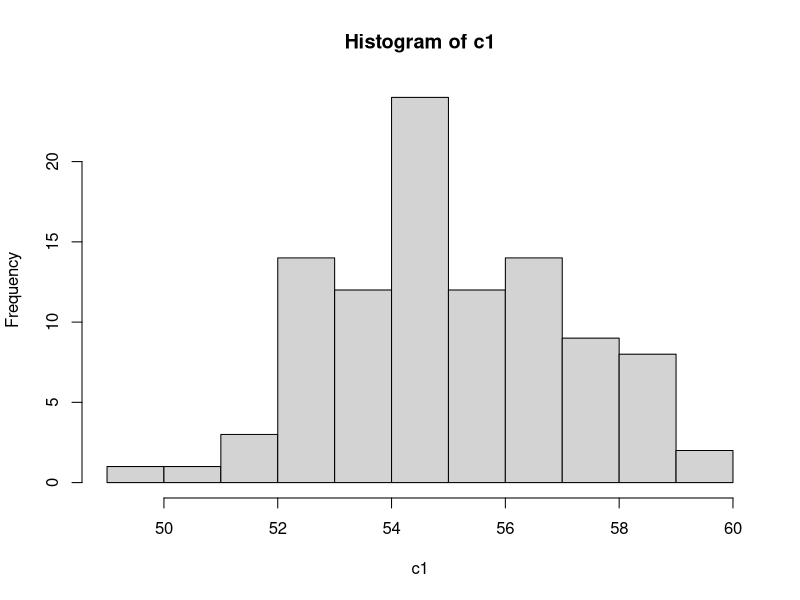
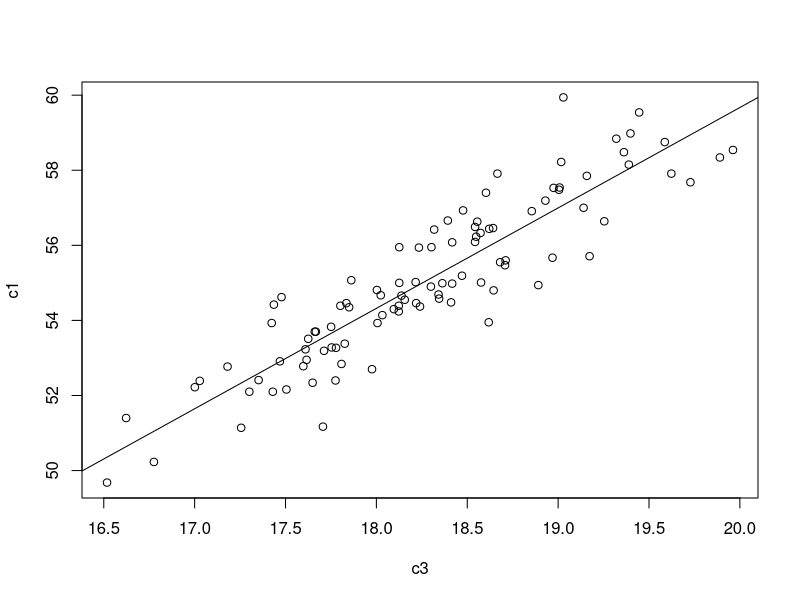
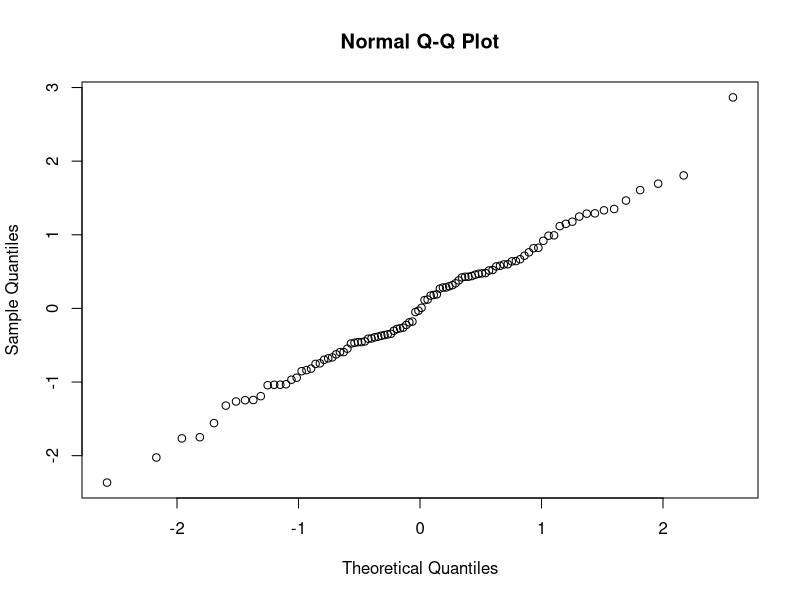
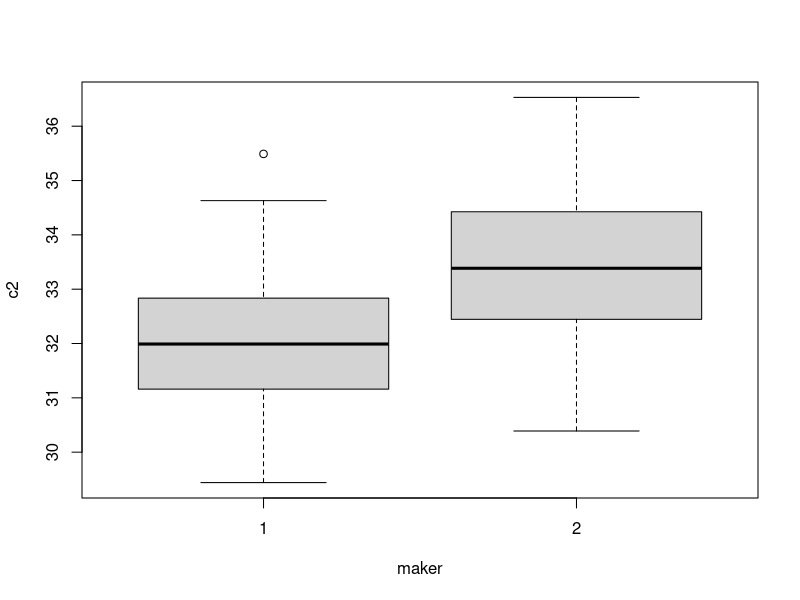
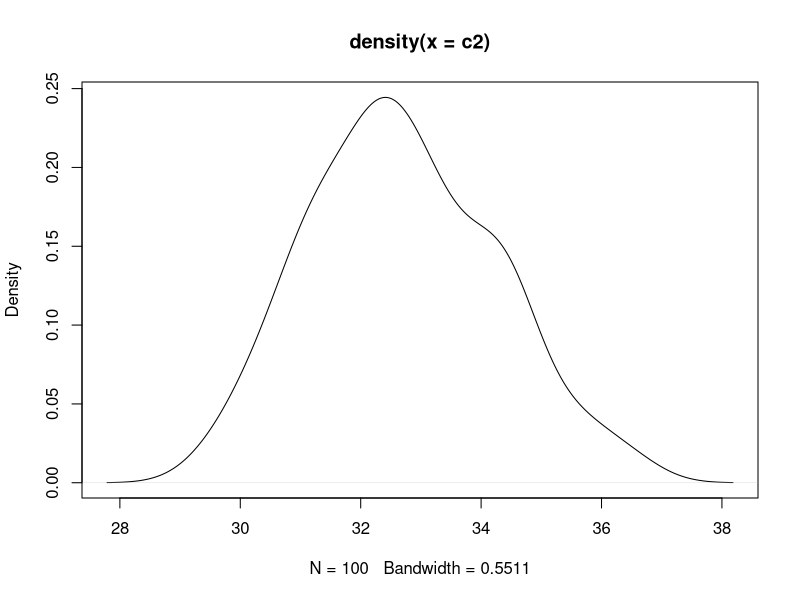
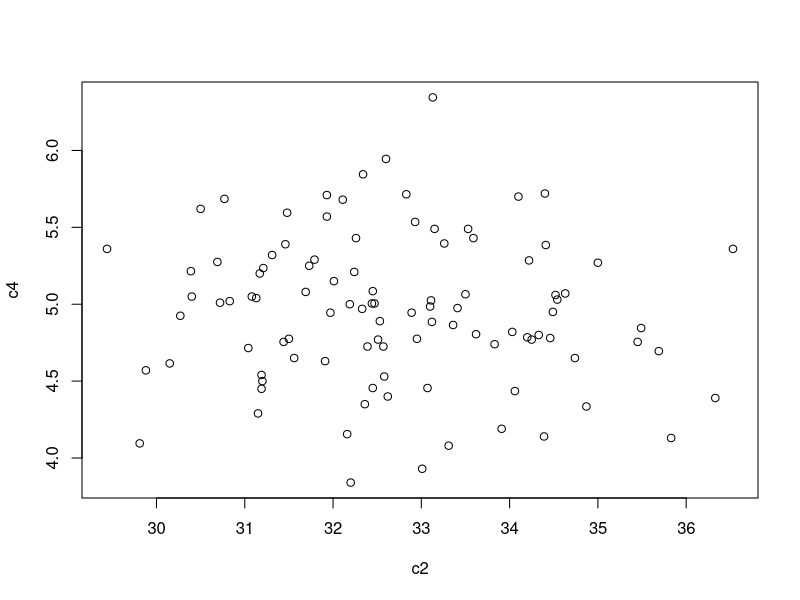
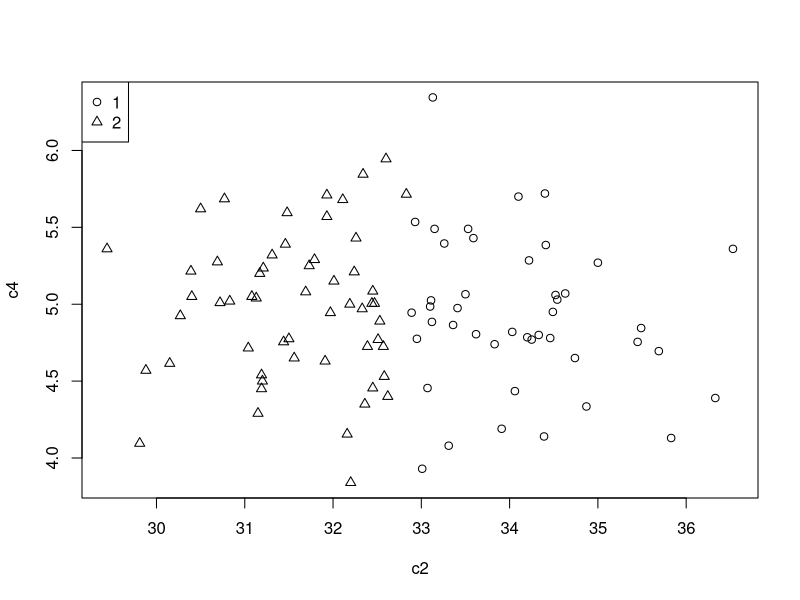

Recreate these plots in R, in order.
## ---- chunk 1

qc=read.table("QC2.txt")
## ---- chunk 2
dim(qc)
## ---- chunk 3
head(qc, 3)
## ---- chunk 4
names(qc) = c("c1", "kit", "nbug", "maker", "vendor", "c2", "c3", "c4", "bug")
head(qc, 3)
## ---- chunk 5
summary(qc$vendor)
## ---- chunk 6
summary(as.factor(qc[,"vendor"]))
## ---- chunk 7
sum(qc$nbug > 3)
## ---- chunk 8
qc[max(qc[,"nbug"]) == qc[,"nbug"],]
## ---- chunk 9
attach(qc)
library("e1071")
## ---- chunk 10
mean(c1)
median(c1)
## ---- chunk 11
quantile(c1, seq(0.25, 0.75, 0.25))
IQR(c1)
## ---- chunk 12
summary(c1)
## ---- chunk 13
var(c1)
var(c1 * 2 + 100)
## ---- chunk 14
sum((mean(c1)-c1)^2/(length(c1) - 1))
## ---- chunk 15
hist(c1)
## ---- chunk 16
skewness(c1)
kurtosis(c1)
## ---- chunk 17
library(nortest)
lillie.test(c1)
## ---- chunk 18
kit = ifelse(kit < 3, 1, 2)
## ---- chunk 19
cor(kit, maker, method="spearman")
## ---- chunk 20
table(kit, maker)
## ---- chunk 21
cor.test(c1, c3)
## ---- chunk 22
cor(qc[,c("c1", "c2", "c3", "c4")])
## ---- chunk 23
symnum(cor(qc[,c("c1", "c2", "c3", "c4")]))
## ---- chunk 24
linmod = lm(c1 ~ c3)
summary(linmod)
## ---- chunk 25
plot(c3, c1)
abline(linmod)
## ---- chunk 26
coefficients(linmod)
## ---- chunk 27
res = residuals(linmod)
qqnorm(res)

## ---- chunk 28
ks.test(res, pnorm, mean(res), sd(res))
## ---- chunk 29
table(maker)
## ---- chunk 30
t.test(c2 ~ maker)
## ---- chunk 31
boxplot(c2 ~ maker)
## ---- chunk 32
plot(density(c2))
## ---- chunk 33
plot(c2, c4)
## ---- chunk 34
bind1 = cbind(c2, c4)
head(bind1, 3)
## ---- chunk 35
kmres = kmeans(bind1, 2)
table(kmres$cluster)
## ---- chunk 36
plot(bind1, pch=kmres$cluster)
legend("topleft", legend = c(1, 2), pch = c(1, 2))
## ---- chunk 37
detach(qc)
